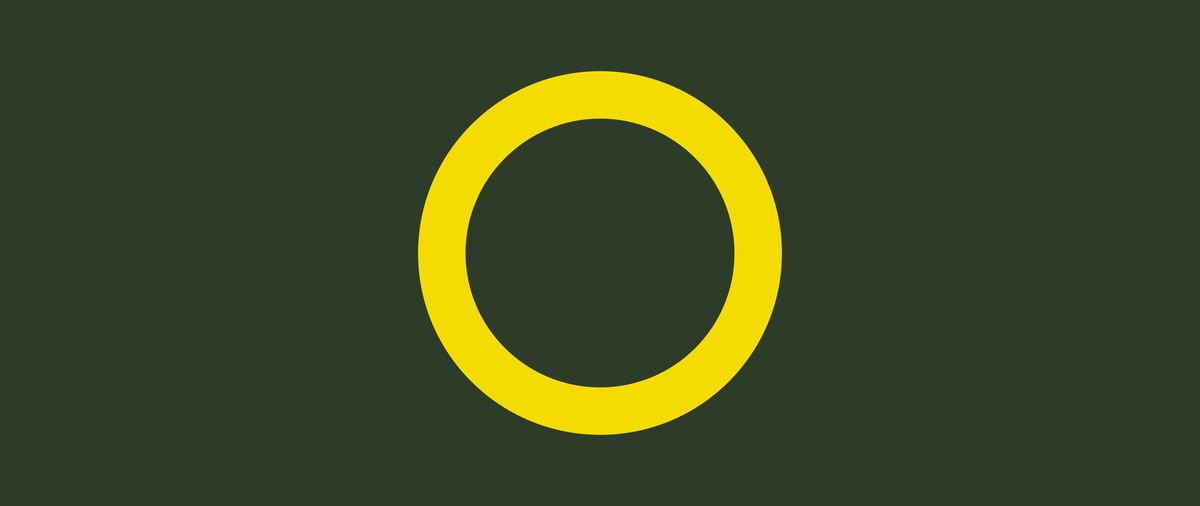
Frame 1 (no input)
Frame 2 (the mouse pressed at the canvas centre, redrawn once): identical to frame 1, image omitted

The Processing sketch that drew this single still picture (run headless with seeded random() and noise(); the mouse was pressed at the canvas centre and the sketch redrawn once):

// Processing sketch: lord_of_the_rings_the
// ── lord_of_the_rings_the.pde
// Manuale di Programmazione Cinematografica
// Daniele Olmisani, 2015

// The Lord of the Rings (1978)
// Animation, Adventure, Fantasy 
// http://www.imdb.com/title/tt0077869/


final color PAPER = color(45, 60, 40);
final color INK = color(245, 220, 0);

final float  SIZE = 0.625;


void setup() {
  size(2560, 1080);
  noLoop();
}


void draw() {
  
  translate(0.5*width, 0.5*height);
  scale(min(width, height));
 
  background(PAPER);
  
  noFill();
  stroke(INK);
  strokeWeight(0.15*SIZE);
  
  ellipseMode(CENTER);
  ellipse(0, 0, SIZE, SIZE);
  
  save("the-lord-of-the-rings.png");
}
